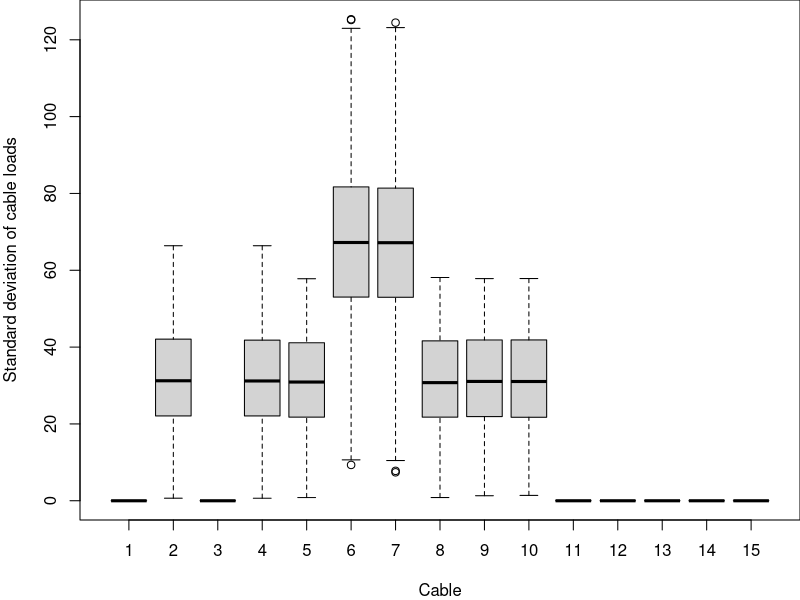

Write the R code that produced this figure.
xpData = read.csv(file = "sgc-2020-impactuload-sc.csv", header = TRUE)

par(mar=c(4, 4, 0, 0))

boxplot(std~cableId,
        data=xpData,
        ylab="Standard deviation of cable loads",
        xlab="Cable"
)